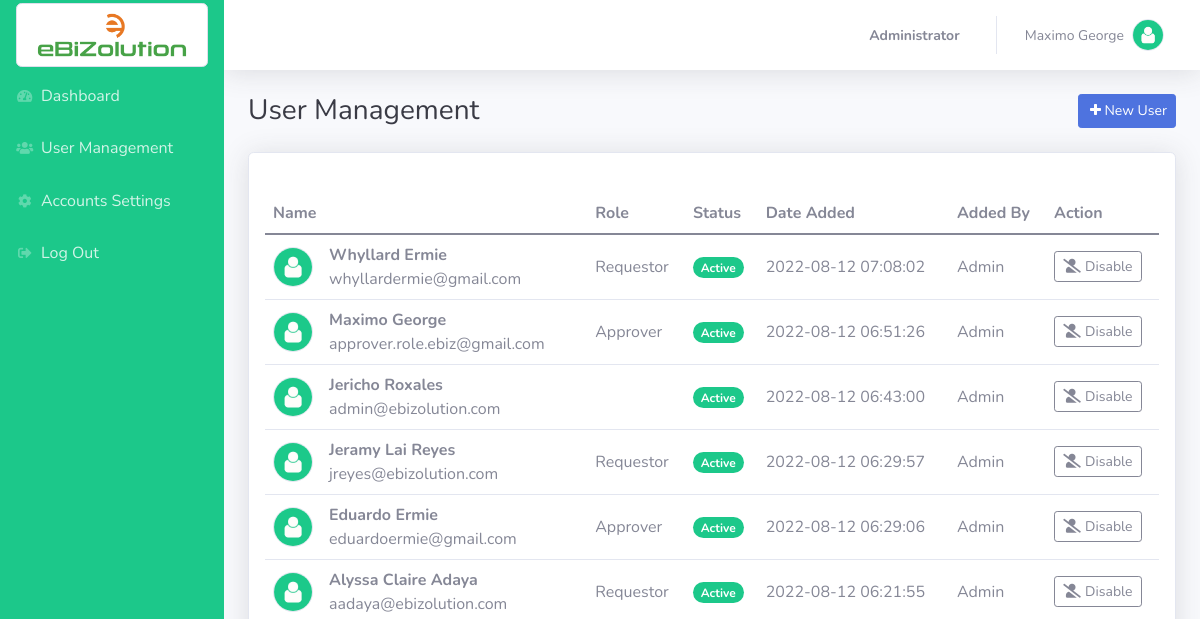
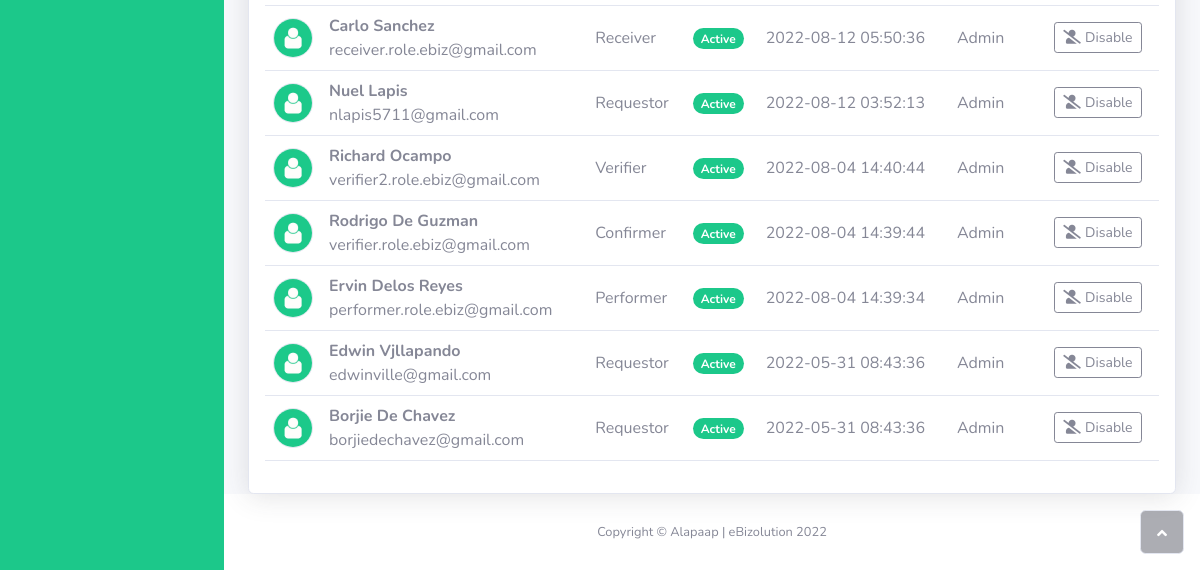
Page /admin/user_management.php (signed in) on the earlier database version (2 pictures, top to bottom).
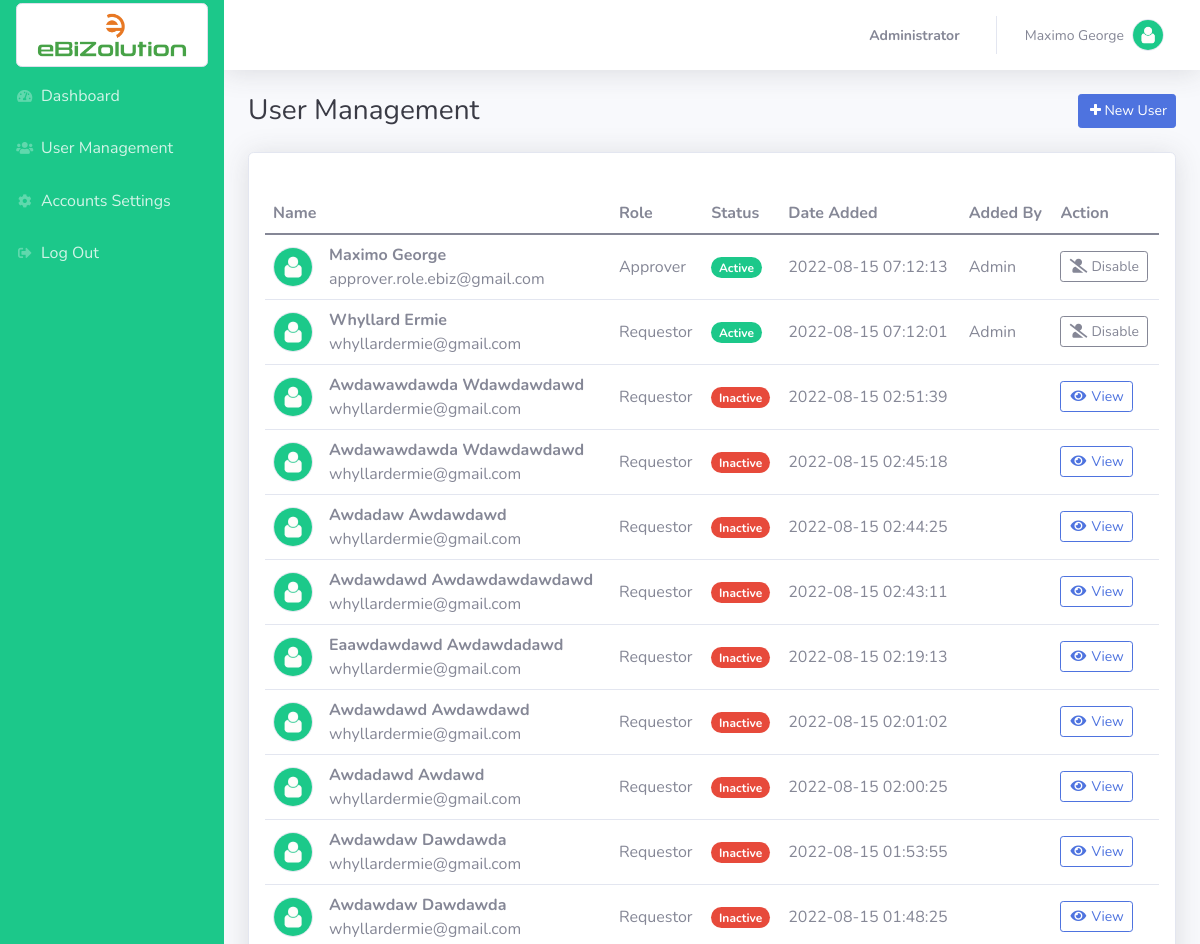
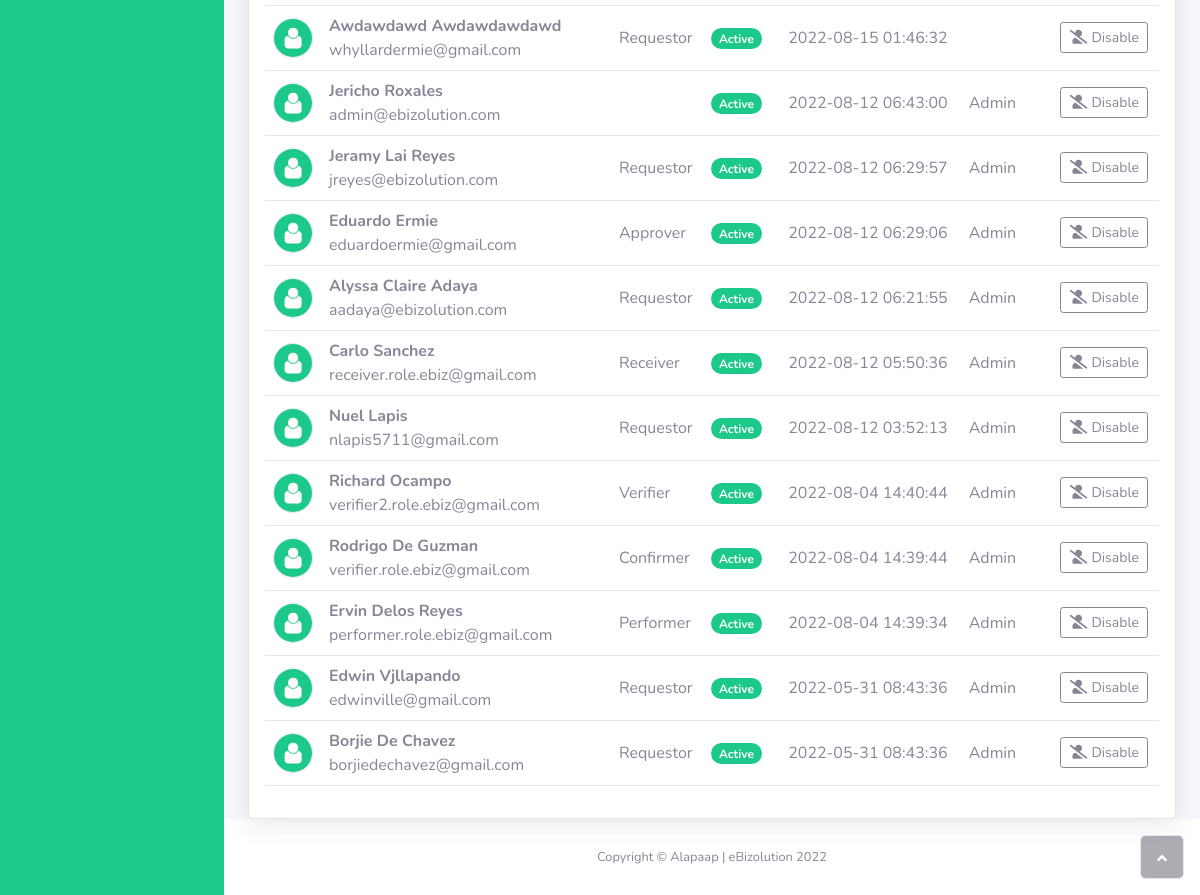
Same page on the later database version (2 pictures, top to bottom).
### tables this page shows
CREATE TABLE `tbl_user` (
  `uid` int(11) NOT NULL,
  `email_add` text DEFAULT NULL,
  `password` text DEFAULT NULL,
  `first_name` text DEFAULT NULL,
  `last_name` text DEFAULT NULL,
  `middle_name` text DEFAULT NULL,
  `home_address` text DEFAULT NULL,
  `contact_no` text DEFAULT NULL,
  `image` text DEFAULT NULL,
  `status` text DEFAULT NULL,
  `is_online` text DEFAULT '0',
  `token` text DEFAULT NULL,
  `attempt` text DEFAULT NULL,
  `role` text DEFAULT NULL,
  `sub_role` text DEFAULT NULL,
  `default_role` text DEFAULT NULL,
  `multi_role` longtext DEFAULT NULL CHECK (json_valid(`multi_role`)),
  `title` text DEFAULT NULL,
  `designation` text DEFAULT NULL,
  `department` text DEFAULT NULL,
  `date_created` timestamp NOT NULL DEFAULT current_timestamp() ON UPDATE current_timestamp(),
  `date_modified` datetime DEFAULT NULL,
  `created_by` text DEFAULT NULL
);

### admin/user_management.php (the view, shortened to what this page needs)
<?php
    include '../model/connection.php';
    $uid = $_SESSION['uid'];
    $role = $_SESSION['role'];
    $sql = mysqli_query($conn,"SELECT * FROM tbl_user where uid = '$uid' and role = '$role' ");
    while ($rows = mysqli_fetch_array($sql)):
        $my_fullname    = $rows['first_name']." ".$rows['last_name'];
    endwhile;
?>
<!DOCTYPE html>
<html>
    <head>
        <link rel="stylesheet" href="assets/bootstrap/css/bootstrap.min.css">
        <link rel="stylesheet" href="assets/css/dataTables.bootstrap5.min.css">
        <link rel="stylesheet" href="assets/fonts/fontawesome-all.min.css">
        <link rel="stylesheet" href="assets/fonts/font-awesome.min.css">
        <link rel="stylesheet" href="assets/fonts/fontawesome5-overrides.min.css">
    </head>
    <body id="page-top">
        <div id="wrapper">
            <?php include 'inc/sidebar.php'; ?>
            <div class="d-flex flex-column" id="content-wrapper">
                <div id="content">
                    <?php include 'inc/navbar.php'; ?>
                    <div class="container-fluid">
                        <div class="d-sm-flex justify-content-between align-items-between mb-4">
                            <h3 class="text-dark mb-0 mb-3 mb-sm-0">
                                User Management
                            </h3>
                            <button class="btn btn-primary btn-sm" type="button" data-bs-target="#new_user" data-bs-toggle="modal"><i class="fa-fw fa fa-plus " ></i>New User</button>
                        </div>
                        <div class="card shadow">
                            <div class="card-body">
                                <div class="table-responsive pt-4">
                                    <table class="table table-hover align-middle user-select-none text-nowrap" id="user_datatables">
                                        <thead>
                                            <tr>
                                                <th>Name</th>
                                                <th>Role</th>
                                                <th>Status</th>
                                                <th>Date Added</th>
                                                <th>Added By</th>
                                                <th>Action</th>
                                            </tr>
                                        </thead>
                                        <tbody>
                                            <?php
                                                $list_users = mysqli_query($conn,"SELECT * FROM tbl_user ORDER BY date_created DESC");
                                                    while ($rows_users = mysqli_fetch_array($list_users)):
                                                        $Requestor = (strpos($rows_users['role'],'1') !== false) ? 'Requestor ' : '';
                                                        $Approver = (strpos($rows_users['role'],'2') !== false) ? 'Approver ' : '';
                                                        $Receiver = (strpos($rows_users['role'],'3') !== false) ? 'Receiver ' : '';
                                                        $Performer = (strpos($rows_users['role'],'4') !== false) ? 'Performer ' : '';
                                                        $Confirmer = (strpos($rows_users['role'],'5') !== false) ? 'Confirmer ' : '';
                                                        $Verifier = (strpos($rows_users['role'],'6') !== false) ? 'Verifier' : '';
                                                        if($rows_users['image'] != null){
                                                            $image = "../user/".$rows_users['image'];
                                                        }else{
                                                            $image = 'assets/img/profile.jpg';
                                                        }
                                                        $multi_role = $Requestor.$Approver.$Receiver.$Performer.$Confirmer.$Verifier;
                                                        if($rows_users['status'] == 1 ){
                                                            $stat = '<span class="badge rounded-pill bg-success">Active</span>';
                                                        }
                                                        if($rows_users['status'] == 0 ){
                                                            $stat = '<span class="badge rounded-pill bg-danger">Inactive</span>';
                                                        }
                                                        if($rows_users['status'] == 1){
                                                            $action = '<a class="btn btn-outline-secondary btn-sm shadow-none" href="model/udisabled_model.php?uid='.$rows_users['uid'].'&email='.$rows_users['email_add'].'&stat=1" ><i class="fa-fw fas fa-user-slash me-1"></i>Disable</a>';
                                                        }
                                                        if($rows_users['status'] == 0){
                                                            $action = '<a class="btn btn-outline-primary btn-sm shadow-none" data-bs-target="#view_uacc'.$rows_users['uid'].'" data-bs-toggle="modal" ><i class="fa-fw fas fa-eye me-1"></i>View</a>';
                                                        }
                                                        echo '<tr>';
                                                            echo '<td>';
                                                            echo '<div class="d-flex justify-content-start align-items-center gap-3">';
                                                                echo '<div><img class="border rounded-circle img-profile"  src="../user/'.$image.'" width="40"  /></div>';
                                                                echo '<div><span class="d-block fw-bold">'.ucwords($rows_users['first_name']).'&nbsp;'.ucwords($rows_users['last_name']).'</span><span class="d-block">'.$rows_users['email_add'].'</span></div>';
                                                            echo '</div>';
                                                            echo '</td>';
                                                            echo '<td><span>'.$multi_role.'</span></td>';
                                                            echo '<th>'.$stat.'</th>';
                                                            echo '<td>'.$rows_users['date_created'].'</td>';
                                                            echo '<td>'.ucfirst($rows_users['created_by']).'</td>';
                                                            echo '<td>';
                                                            echo $action;
                                                            echo '</td>';
                                                        echo '</tr>';
                                                    endwhile;
                                            ?>
                                        </tbody>
                                    </table>
                                </div>
                            </div>
                        </div>
                    </div>
                </div>
                <footer class="bg-white sticky-footer">
                    <div class="container my-auto">
                        <div class="text-center my-auto copyright">
                            <span>Copyright © Alapaap | eBizolution 2022</span>
                        </div>
                    </div>
                </footer>
            </div>
            <a class="border rounded d-inline scroll-to-top" href="#page-top"><i class="fas fa-angle-up"></i> </a>
        </div>
    </body>
</html>

### admin/inc/sidebar.php (shortened to what this page needs)
<nav class="navbar navbar-dark align-items-start sidebar sidebar-dark accordion bg-gradient-primary p-0" style="background: var(--bs-green); position:relative;">
    <div class="container-fluid d-flex flex-column p-0">
        <a class="navbar-brand d-flex justify-content-center align-items-center sidebar-brand m-0" href="index.php">
            <div class="sidebar-brand-icon">
                <img class="d-none d-md-block img-thumbnail" src="assets/img/ebiz-logo2.png" alt="Image">
            </div>
        </a>
        <ul class="navbar-nav" id="accordionSidebar">
            <li class="nav-item ">
                <a class="nav-link nav-link_active" href="index.php">
                    <i class="fa-fw fas fa-tachometer-alt "></i>
                    <span class="h6">Dashboard</span>
                </a>
            </li>
            <li class="nav-item ">
                <a class="nav-link nav-link_active" href="user_management.php">
                    <i class="fa-fw fas fa-users "></i>
                    <span class="h6">User Management</span>
                </a>
            </li>
            <li class="nav-item">
                <a class="nav-link nav-link_active" href="profile.php" >
                    <i class="fa-fw fas fa-cog"></i>
                    <span class="h6">Accounts Settings</span>
                </a>
            </li>
            <li class="nav-item">
                <a class="nav-link nav-link_active" href="../model/logout.php">
                    <i class="fa-fw fas fa-sign-out-alt"></i>
                    <span class="h6">Log Out</span>
                </a>
            </li>
        </ul>
    </div>
</nav>

### admin/inc/navbar.php (shortened to what this page needs)
<nav class="navbar navbar-light navbar-expand bg-white shadow mb-4 topbar static-top">
    <div class="container-fluid">
        <ul class="navbar-nav flex-nowrap ms-auto">
            <li class="nav-item dropdown no-arrow">
                <div class="nav-item dropdown no-arrow">
                    <a class="dropdown-toggle nav-link" aria-expanded="false" data-bs-toggle="dropdown" href="#">
                        <span class="d-none d-lg-inline me-2 text-gray-600 small fw-bold">Administrator</span>
                    </a>
                </div>
            </li>
            <li class="nav-item dropdown no-arrow">
                <div class="nav-item dropdown no-arrow">
                    <a class="dropdown-toggle nav-link" aria-expanded="false" data-bs-toggle="dropdown" href="#">
                        <span class="d-none d-lg-inline me-2 text-gray-600 small"><?php echo ucwords($my_fullname); ?></span>
                        <img class="border rounded-circle img-profile" src="assets/img/profile.jpg">
                    </a>
                </div>
            </li>
        </ul>
    </div>
</nav>

Differences in the rows shown:
changed tbl_user "Maximo": date_created "2022-08-12 06:51:26" → "2022-08-15 07:12:13"; moves up the list
changed tbl_user "Whyllard": date_created "2022-08-12 07:08:02" → "2022-08-15 07:12:01"
added tbl_user: first_name "Awdawawdawda", last_name "Wdawdawdawd", email_add "whyllardermie@gmail.com", role "Requestor", status "Inactive", date_created "2022-08-15 02:51:39"
added tbl_user: first_name "Awdawawdawda", last_name "Wdawdawdawd", email_add "whyllardermie@gmail.com", role "Requestor", status "Inactive", date_created "2022-08-15 02:45:18"
added tbl_user: first_name "Awdadaw", last_name "Awdawdawd", email_add "whyllardermie@gmail.com", role "Requestor", status "Inactive", date_created "2022-08-15 02:44:25"
added tbl_user: first_name "Awdawdawd", last_name "Awdawdawdawdawd", email_add "whyllardermie@gmail.com", role "Requestor", status "Inactive", date_created "2022-08-15 02:43:11"
added tbl_user: first_name "Eaawdawdawd", last_name "Awdawdadawd", email_add "whyllardermie@gmail.com", role "Requestor", status "Inactive", date_created "2022-08-15 02:19:13"
added tbl_user: first_name "Awdawdawd", last_name "Awdawdawd", email_add "whyllardermie@gmail.com", role "Requestor", status "Inactive", date_created "2022-08-15 02:01:02"
added tbl_user: first_name "Awdadawd", last_name "Awdawd", email_add "whyllardermie@gmail.com", role "Requestor", status "Inactive", date_created "2022-08-15 02:00:25"
added tbl_user: first_name "Awdawdaw", last_name "Dawdawda", email_add "whyllardermie@gmail.com", role "Requestor", status "Inactive", date_created "2022-08-15 01:53:55"
added tbl_user: first_name "Awdawdaw", last_name "Dawdawda", email_add "whyllardermie@gmail.com", role "Requestor", status "Inactive", date_created "2022-08-15 01:48:25"
added tbl_user: first_name "Awdawdawd", last_name "Awdawdawdawd", email_add "whyllardermie@gmail.com", role "Requestor", status "Active", date_created "2022-08-15 01:46:32"
